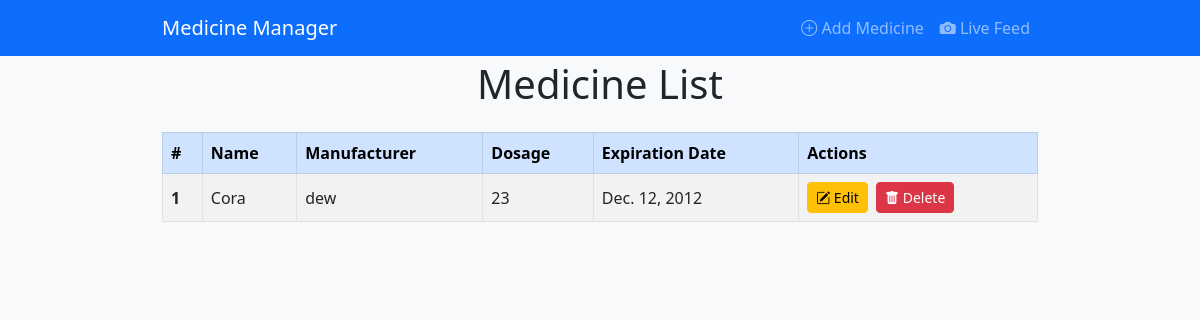
/, run on an earlier commit of the app's database.
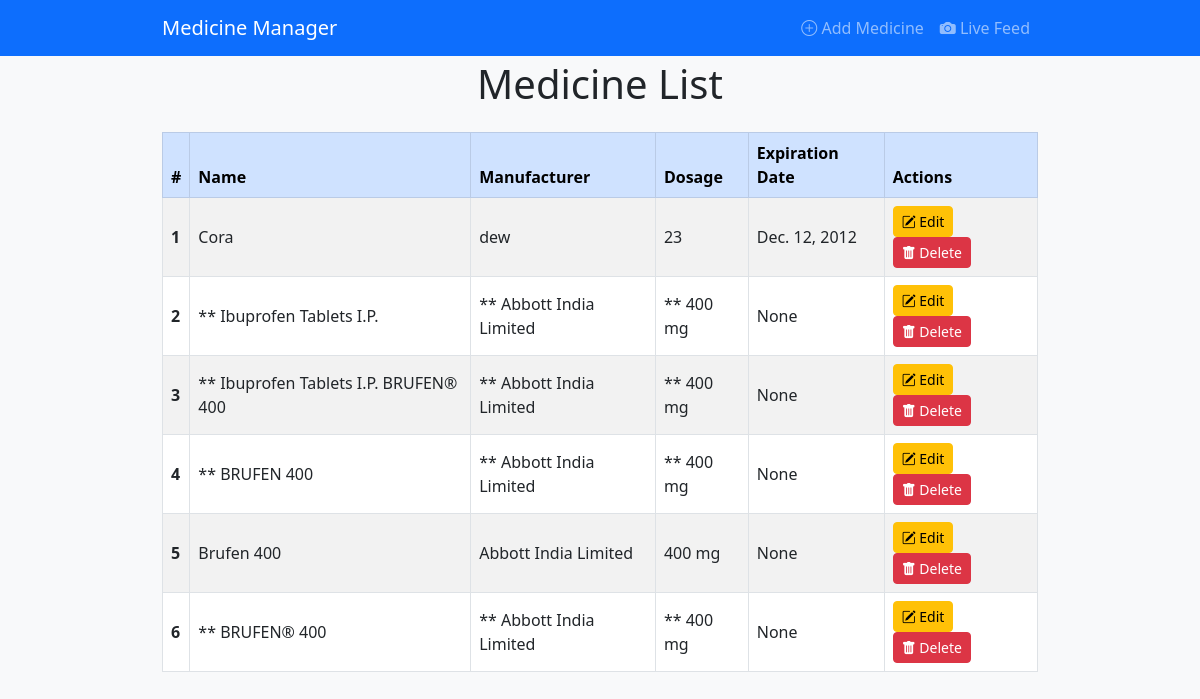
And on a later commit of the database.
### medicine_app/models.py (models this page shows, shortened)
class Medicine(models.Model):
    name = models.CharField(max_length=100)
    manufacturer = models.CharField(max_length=100)
    dosage = models.CharField(max_length=50)
    expiration_date = models.CharField(max_length=50)

### medicine_app/views.py (the view)
# urls.py: path('', views.medicine_list, name='medicine_list'),
def medicine_list(request):
    medicines = Medicine.objects.all()
    return render(request, 'medicine_app/medicine_list.html', {'medicines': medicines})

### medicine_app/templates/medicine_app/medicine_list.html (shortened to what this page needs)
{% extends 'medicine_app/base.html' %}
{% block content %}
    <h1 class="mb-4 text-center">Medicine List</h1>
    <div class="table-responsive">
        <table class="table table-striped table-bordered align-middle">
            <thead class="table-primary">
                <tr>
                    <th scope="col">#</th>
                    <th scope="col">Name</th>
                    <th scope="col">Manufacturer</th>
                    <th scope="col">Dosage</th>
                    <th scope="col">Expiration Date</th>
                    <th scope="col">Actions</th>
                </tr>
            </thead>
            <tbody>
                {% for medicine in medicines %}
                    <tr>
                        <th scope="row">{{ forloop.counter }}</th>
                        <td>{{ medicine.name }}</td>
                        <td>{{ medicine.manufacturer }}</td>
                        <td>{{ medicine.dosage }}</td>
                        <td>{{ medicine.expiration_date }}</td>
                        <td>
                            <a href="{% url 'edit_medicine' medicine.id %}" class="btn btn-sm btn-warning me-1">
                                <i class="bi bi-pencil-square"></i> Edit
                            </a>
                            <a href="{% url 'delete_medicine' medicine.id %}" class="btn btn-sm btn-danger">
                                <i class="bi bi-trash-fill"></i> Delete
                            </a>
                        </td>
                    </tr>
                {% empty %}
                    <tr>
                        <td colspan="6" class="text-center">No medicines added yet.</td>
                    </tr>
                {% endfor %}
            </tbody>
        </table>
    </div>
{% endblock %}

What changed in the data, as far as the page shows it:
added Medicine: name "** Ibuprofen Tablets I.P.", manufacturer "** Abbott India Limited", dosage "** 400 mg", expiration_date "None"
added Medicine: name "** Ibuprofen Tablets I.P. BRUFEN® 400", manufacturer "** Abbott India Limited", dosage "** 400 mg", expiration_date "None"
added Medicine: name "** BRUFEN 400", manufacturer "** Abbott India Limited", dosage "** 400 mg", expiration_date "None"
added Medicine: name "Brufen 400", manufacturer "Abbott India Limited", dosage "400 mg", expiration_date "None"
added Medicine: name "** BRUFEN® 400", manufacturer "** Abbott India Limited", dosage "** 400 mg", expiration_date "None"
